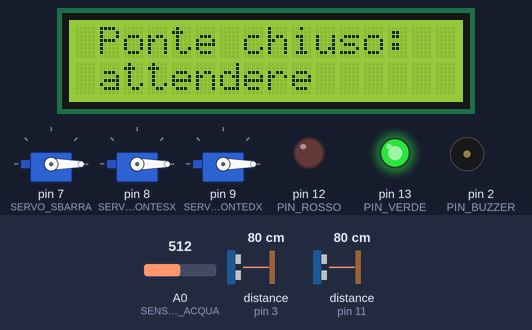
A sketch run on a simulated Arduino Uno, built with avr-gcc and run on an emulated ATmega328P. Shown: 3 × servo, 16×2 character LCD, output pins drawn as LEDs (lit = HIGH), buzzer (waves = sounding, pin HIGH). The inputs (shaded band) are chosen by the test bench; at power-on: A0 (SENSORE_ACQUA) = 512, distance to the obstacle (sensors on pin 3, pin 11) 80 cm. What the sketch prints to the serial monitor is not drawn.

Above: at 16.3 s.
16.4 s: A0 (SENSORE_ACQUA) set to 262
21.8 s: A0 (SENSORE_ACQUA) set to 231
At 26.7 s:
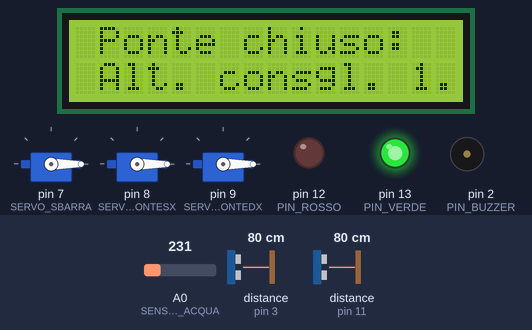
29.6 s: A0 (SENSORE_ACQUA) set to 260
At 31.4 s:
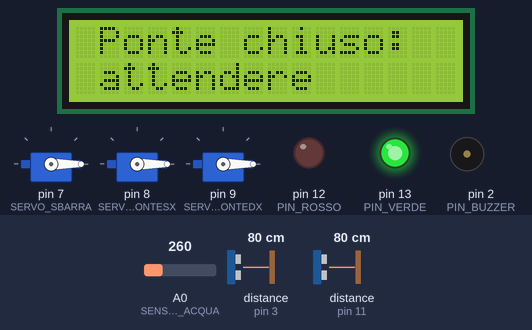
32.1 s: A0 (SENSORE_ACQUA) set to 240
At 36.7 s:
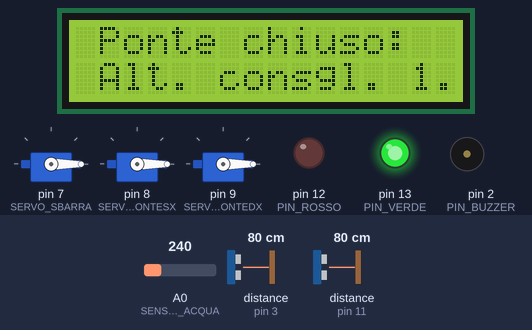
Timing chart, 0 to 38.1 s (numbered marks = the images above; inputs shaded):
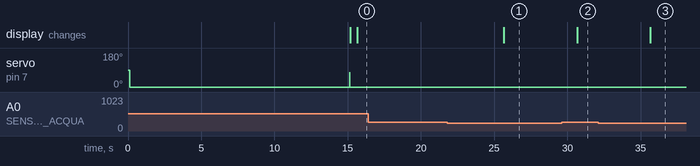

The sketch:

smartBridge.ino
```cpp
// Librerie
#include <Ultrasonic.h>
#include <Servo.h>
#include <TaskScheduler.h>
#include <LiquidCrystal_I2C.h>

// Definizione di MACRO
#define SERVO_SBARRA 7
#define SERVO_PONTESX 8
#define SERVO_PONTEDX 9
#define PIN_ROSSO 12
#define PIN_VERDE 13
#define PIN_BUZZER 2
#define SENSORE_ACQUA A0

LiquidCrystal_I2C display(0x27, 16, 2);
Ultrasonic ultrasonicEntrata(10, 11);
Ultrasonic ultrasonicUscita(4, 3);

// Definizione di costanti
const short DISTANZA_MAX = 20; // Soglia massima di distanza espressa in centimetri per rilevare un'imbarcazione
const unsigned int frequenza = 480; // Frequenza utilizzata per il buzzer espressa in Hertz
const unsigned long durata = 80; // Durata utilizzata per il buzzer espressa in millisecondi

// Definizioni di variabili
bool sbarraAperta = true; // true significa sbarra lato auto aperta, false chiusa
short numBarcheinAttesa = 0; // Tiene il conteggio delle barche che sono in attesa
int livelloH2o = 0; // Valore corrente del livello dell'acqua
short marea = 0; // 0 -> BASSA marea con altezza consigliata di 3 metri, 1 -> MEDIA marea con altezza consigliata di 2 metri, 2 -> ALTA marea, impossibile passare
long timeCars = 60000; // Valore di default in millisecondi per chiusura della sbarra auto e apertura del ponte
long timeBoats; // Valore in millisecondi per chiusura del ponte e apertura della sbarra auto
bool first = false; // Indica se viene rilevata la prima imbarcazione dopo la chiusura del ponte

Scheduler scheduler;
Servo servoSbarra; // Servo della sbarra che dirige il traffico
Servo servosx; // Servo sinistro del ponte
Servo servodx; // Servo destro del ponte

// Prototipi di funzione
void sbarraDirigiTrafficoOpenCallback();
void sbarraDirigiTrafficoCloseCallback();
void ponteOpenCallback();
void ponteCloseCallback();
void ledCallback();
void buzzerCallback();
void displayCallback();
void ultraFirstCallback();
void ultraSecondCallback();
int readWaterSensorCallback();
void mareaCallback();
void regolazioneFlussoCallback();

// Task
Task sbarraDirigiTrafficoOpenTask(0, TASK_ONCE, &sbarraDirigiTrafficoOpenCallback);
Task sbarraDirigiTrafficoCloseTask(0, TASK_ONCE, &sbarraDirigiTrafficoCloseCallback);
Task ponteOpenTask(0, TASK_ONCE, &ponteOpenCallback);
Task ponteCloseTask(0, TASK_ONCE, &ponteCloseCallback);
Task ledTask(200, TASK_FOREVER, &ledCallback);
Task buzzerTask(200, TASK_FOREVER, &buzzerCallback);
Task displayTask(500, TASK_FOREVER, &displayCallback);
Task ultraFirstTask(3000, TASK_FOREVER, &ultraFirstCallback);
Task ultraSecondTask(3000, TASK_FOREVER, &ultraSecondCallback);
Task readWaterSensorTask(0, TASK_ONCE, &readWaterSensorCallback);
Task mareaTask(5000, TASK_FOREVER, &mareaCallback);
Task regolazioneFlussoTask(2000, TASK_FOREVER, &regolazioneFlussoCallback);

void setup() {
  Serial.begin(9600);

  scheduler.init();

  Serial.println("INIZIO");
  servoSbarra.attach(SERVO_SBARRA);
  Serial.println("Aggangio servo sbarra");
  servosx.attach(SERVO_PONTESX);
  Serial.println("Aggangio servo ponte sx");
  servodx.attach(SERVO_PONTEDX);
  Serial.println("Aggangio servo ponte dx");
  pinMode(PIN_VERDE, OUTPUT);
  pinMode(PIN_ROSSO, OUTPUT);
  Serial.println("Led settati");
  pinMode(PIN_BUZZER, OUTPUT);
  Serial.println("Buzzer settato");
  display.init();
  display.backlight();
  Serial.println("Display lcd abilitato");
  analogWrite(SENSORE_ACQUA, LOW);
  Serial.println("Sensore acqua abilitato");

  servoSbarra.write(0);
  servosx.write(0);
  servodx.write(0);

  // Situazione iniziale: ponte chiuso, viene quindi settato (acceso) il semaforo verde per le auto e la sbarra traffico viene aperta
  digitalWrite(PIN_VERDE, HIGH);
  digitalWrite(PIN_ROSSO, LOW);
  display.setCursor(1, 0);
  display.print("Ponte chiuso: ");
  display.setCursor(1, 1);
  display.print("attendere");
  delay(15000);
  Serial.println("Fase di inizializzazione completata");

  scheduler.addTask(sbarraDirigiTrafficoOpenTask);
  scheduler.addTask(sbarraDirigiTrafficoCloseTask);
  scheduler.addTask(ponteOpenTask);
  scheduler.addTask(ponteCloseTask);
  scheduler.addTask(ledTask);
  scheduler.addTask(buzzerTask);
  scheduler.addTask(displayTask);
  scheduler.addTask(ultraFirstTask);
  scheduler.addTask(ultraSecondTask);
  scheduler.addTask(readWaterSensorTask);
  scheduler.addTask(mareaTask);
  scheduler.addTask(regolazioneFlussoTask);

  sbarraDirigiTrafficoOpenTask.enable();
  ponteCloseTask.enable();
  ledTask.enable();
  buzzerTask.enable();
  displayTask.enable();
  ultraFirstTask.enable();
  ultraSecondTask.enable();
  readWaterSensorTask.enable();
  mareaTask.enable();
  regolazioneFlussoTask.enable();

}

void loop() {
  // Esecuzione dei task
  scheduler.execute();
}

// Regolazione dell'apertura della sbarra auto
void sbarraDirigiTrafficoOpenCallback() {
  sbarraAperta = true;
  // Serial.println("ATTIVATO");
  // Apro la sbarra auto di 90 gradi
  for (int i = 90; i >= 0; i--) {
    servoSbarra.write(i);
  }
}

// Regolazione della chiusura della sbarra auto
void sbarraDirigiTrafficoCloseCallback() {
  sbarraAperta = false;
  // Chiudo la sbarra auto di 90 gradi verso il terreno
  for (int i = 0; i <= 90; i++) {
    servoSbarra.write(i);
  }
}

// Regolazione dell'apertura del ponte
void ponteOpenCallback() {
  // Apro il ponte di 70 gradi
  for (int i = 0; i < 70; i++) {
    servosx.write(i);
    servodx.write(i);
  }
  ponteCloseTask.enable();
  ponteCloseTask.restartDelayed(timeBoats);
  sbarraDirigiTrafficoOpenTask.enable();
  sbarraDirigiTrafficoOpenTask.restartDelayed(timeBoats + 1500);
}

// Regolazione della chiusura del ponte
void ponteCloseCallback() {
  // Chiudo il ponte di 70 gradi verso il terreno
  for (int i = 70; i >= 0; i--) {
    servosx.write(i);
    servodx.write(i);
  }
}

// Controllo del led: rimane verde se la sbarra auto è aperta, rosso altrimenti
void ledCallback() {
  if (sbarraAperta) {
    digitalWrite(PIN_VERDE, HIGH);
    digitalWrite(PIN_ROSSO, LOW);
  } else {
    digitalWrite(PIN_ROSSO, HIGH);
    digitalWrite(PIN_VERDE, LOW);
  }
}

// Se il ponte delle barche è aperto emette un suono utile al fine di avvisare sia
// i mezzi di terra che i mezzi di mare
void buzzerCallback() {
  if (!sbarraAperta) {
    tone(PIN_BUZZER, frequenza, durata);
  }
}

// Se il ponte è aperto viene emesso un segnale luminoso con la seguente scritta: Ponte aperto: procedere,
// se il ponte è chiuso consiglia in base al tipo di imbarcazione il passaggio o meno, con bassa marea possono bassare barche avente un albero/altezza (dipende
// se a vela o motore) di modeste dimensioni, con la marea leggermente più alta il passaggio è consentito alle sole più piccole, con l'alta marea il passaggio
// non è consentito
void displayCallback() {
  display.clear();
  if (sbarraAperta) {
    display.setCursor(1, 0);
    display.print("Ponte chiuso: ");
    switch (marea) {
      case 0:
        display.setCursor(1, 1);
        display.print("Alt. consgl. 3m");
        break;

      case 1:
        display.setCursor(1, 1);
        display.print("Alt. consgl. 1.5m");
        break;

      case 2:
        display.setCursor(1, 1);
        display.print("attendere");
        break;
    }
  } else {
      display.setCursor(1, 0);
      display.print("Ponte aperto: ");
      display.setCursor(1, 1);
      display.print("procedere");
  }
}

// Tiene il conteggio delle barche in attesa PRIMA dell'apertura del ponte
void ultraFirstCallback() {
  int distance = ultrasonicEntrata.read(CM);
  // Se la sbarra delle auto è chiusa significa che il ponte è aperto e non è necessario
  // conteggiare il numero delle barche in attesa dato che sono in transito
  if (!sbarraAperta) {
    numBarcheinAttesa = 0;
  }
  // Se la sbarra della auto è aperta e viene rilevato un movimento il numero di barche in attesa viene incrementato di 1 dato che
  // il passaggio prima di entrare nell'area di attesa è consentito ad una sola imbarcazione
  if ((sbarraAperta) & ((distance > 0) & (distance < DISTANZA_MAX))) {
    numBarcheinAttesa++;
  }
  Serial.println("Num. barche: " + String(numBarcheinAttesa));
}

// Tiene il conteggio delle barche in uscita MENTRE il ponte è chiuso, il significato deriva dal fatto che essendo "piccola" l'imbarcazione è riuscita
// a passare al di sotto del ponte
void ultraSecondCallback() {
  int distance2 = ultrasonicUscita.read(CM);
  //Serial.println(distance2);
  // Se la sbarra del traffico è aperta e viene rilevata una barca uscire dal ponte decremento il numero di barche in attesa
  // perchè la barca è riuscita a passare in caso di bassa/media marea
  if((sbarraAperta) & ((distance2 > 0) & (distance2 < DISTANZA_MAX))) {
    numBarcheinAttesa--;
  }
}

// Misurazione del livello dell'acqua
int readWaterSensorCallback() {
  //analogWrite(waterSensor, HIGH);
	livelloH2o = analogRead(SENSORE_ACQUA);		// Lettura del valore analogico dal sensore
  Serial.print("Water level: ");
	Serial.println(livelloH2o);							 // stampa il valore corrente del livello di H2o
  //analogWrite(waterSensor, LOW);
  return livelloH2o;
}

// Funzione che mi indica la tipologia di marea 0/1/2 in base all'altezza del livello dell'acqua
void mareaCallback() {

  int liv = readWaterSensorCallback();

  if ((liv > 0) && (liv < 220)) {
    Serial.println("Livello: " + String(liv));
    Serial.println("Bassa marea 0");
    marea = 0;
  } else if ((liv >= 220) && (liv < 250)) {
    Serial.println("Livello: " + String(liv));
    Serial.println("Media marea 1");
    marea = 1;
  } else if (liv >= 250) {
    Serial.println("Livello: " + String(liv));
    Serial.println("Alta marea");
    marea = 2;
  }
}

// In base al numero di barche che ci sono in attesa viene regolato il timer di apertura del ponte:
// 0 barche: ponte chiuso
// 1 barca: ponte aperto per 30 secondi
// 2/3 barche: ponte aperto per 1 min.
// >= 4 barche: ponte aperto per 1 min. e 30 s.
// Prima della chiusura del ponte, appena viene rilevata la prima imbarcazione, trascorre un tempo di 60 secondi
void regolazioneFlussoCallback() {

  if((numBarcheinAttesa <= 0) & (first)) {
    // if utile nel caso in cui viene rilevata un'imbarcazione o più dopo la chiusura del ponte e tale/i imbarcazione/i è/sono stata/e in grado di passare sotto il
    // ponte a causa delle piccole dimensioni
    Serial.println("Disabilitato");
    sbarraDirigiTrafficoCloseTask.disable();
    ponteOpenTask.disable();
    first = false;
  } else if((!first) & (numBarcheinAttesa > 0)) {
    first = true;
    Serial.println("PASSATO");
    sbarraDirigiTrafficoCloseTask.enable();
    sbarraDirigiTrafficoCloseTask.restartDelayed(timeCars);
    ponteOpenTask.enable();
    ponteOpenTask.restartDelayed(timeCars + 1500);
  }

  if ((numBarcheinAttesa > 0) & (numBarcheinAttesa < 2)) {
    timeBoats = 30000;
  } else if ((numBarcheinAttesa >= 2) & (numBarcheinAttesa < 4)) {
    timeBoats = 60000;
  } else if ((numBarcheinAttesa >= 4)) {
    timeBoats = 90000;
  } else {
    numBarcheinAttesa = 0;
  }

  Serial.println("Time boats: " + String(timeBoats));
  Serial.println("Time cars: " + String(timeCars));
  Serial.println("First: " + String(first));
}
```

Measured:
- the behaviour switches between 250 and 249 on A0 (SENSORE_ACQUA) (found by bisection; images 0 and 1)
- after the input at 16.4 s, every drawn part: stays the same
- after the input at 21.8 s, the display: changes after 3.9 s (image 1)
- after the input at 29.6 s, the display: changes after 1.1 s (image 2)
- after the input at 32.1 s, the display: changes after 3.6 s (image 3)
